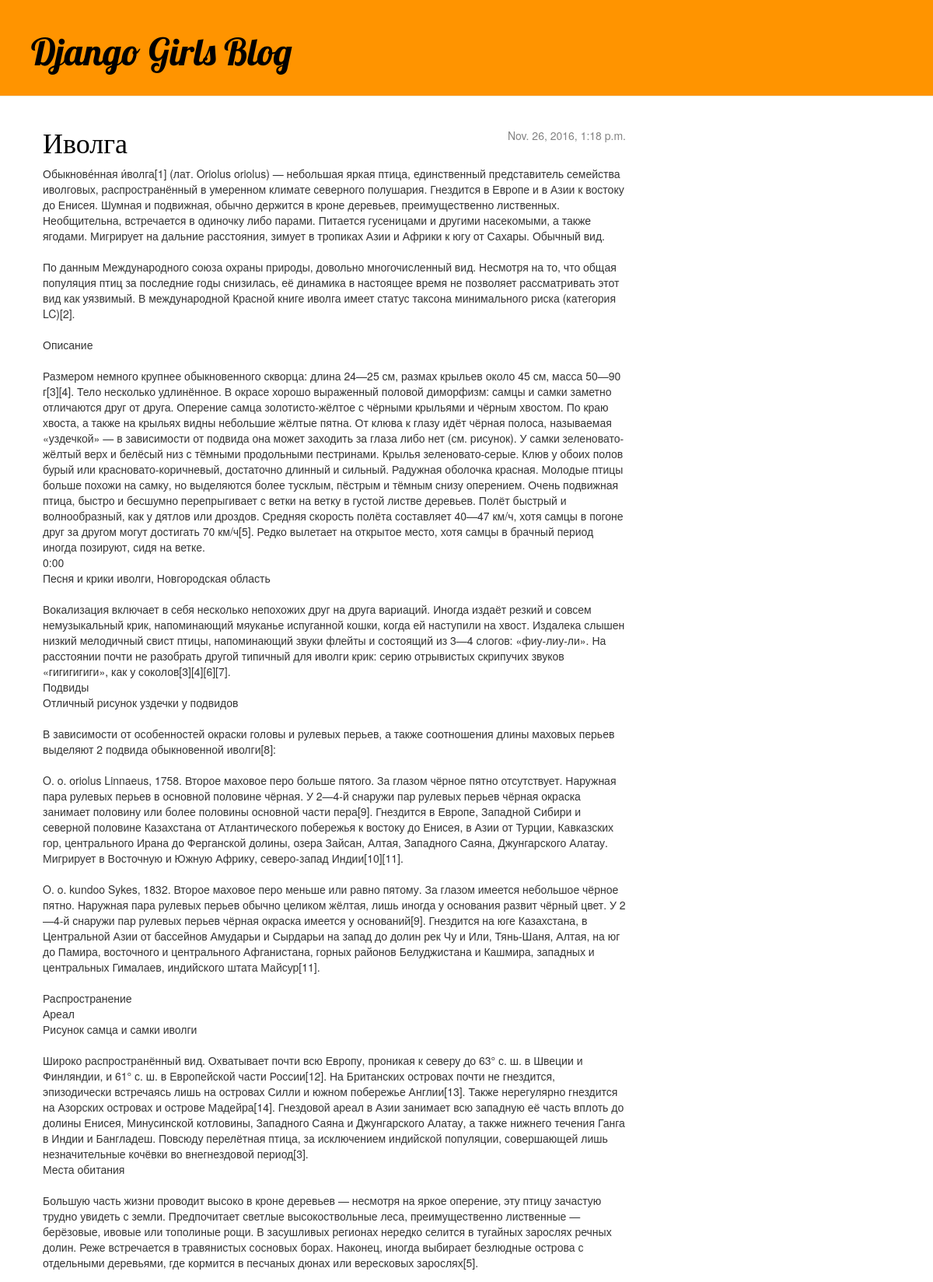
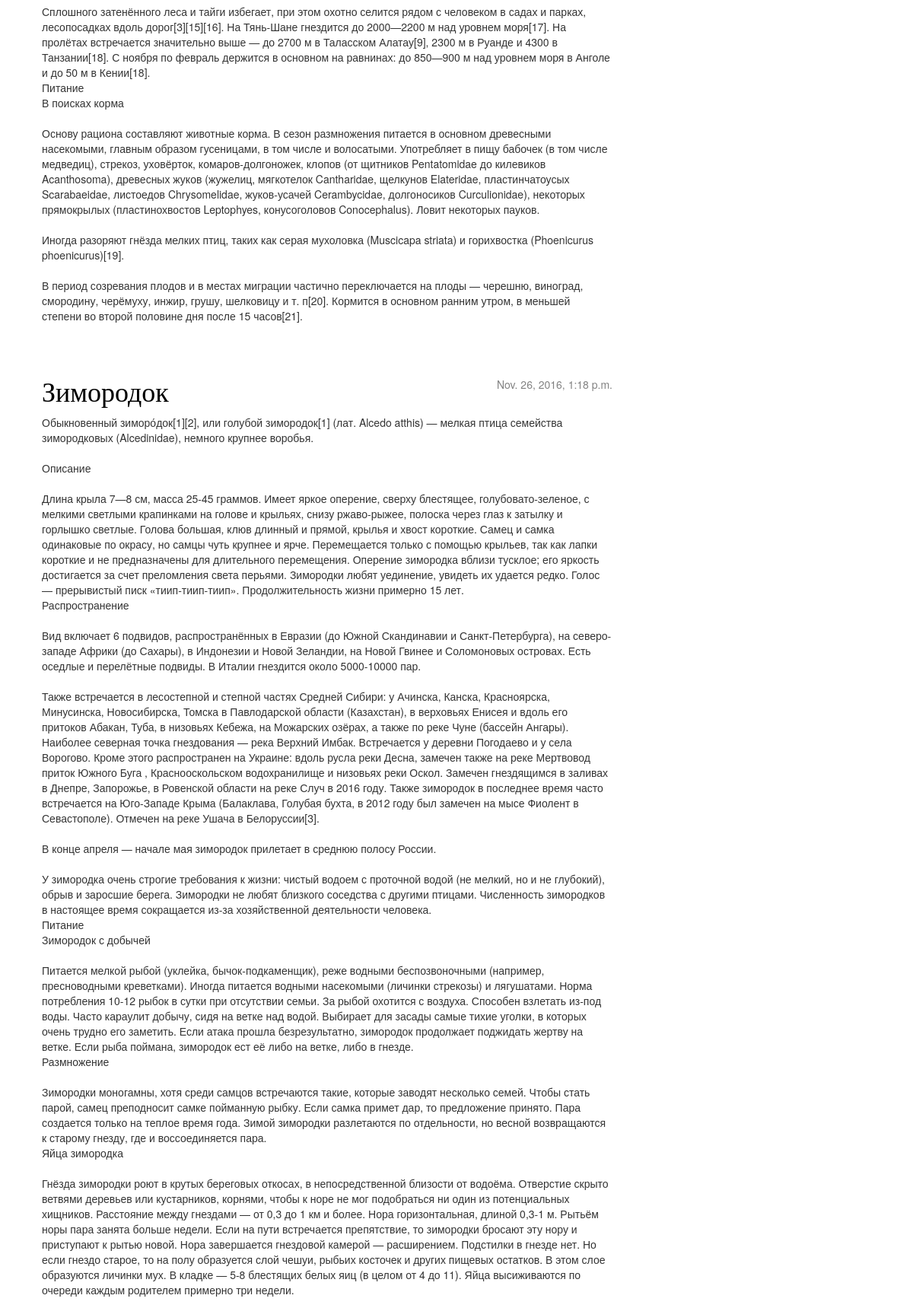
The page / (upper part) on the database its author committed (2 pictures, top to bottom).
### blog/models.py (models this page shows, shortened)
class Post(models.Model):
    author = models.ForeignKey('auth.User')
    title = models.CharField(max_length=200)
    text = models.TextField()
    created_date = models.DateTimeField(
            default=timezone.now)
    published_date = models.DateTimeField(
            blank=True, null=True)

### blog/views.py (the view)
# urls.py: url(r'^$', views.post_list, name='post_list'),
def post_list(request):
    posts = Post.objects.filter(published_date__lte=timezone.now()).order_by('published_date')
    return render(request, 'blog/post_list.html', {'posts': posts})

### blog/templates/blog/post_list.html
    {% extends 'blog/base.html' %}
    {% block content %}
        {% for post in posts %}
            <div class="post">
                <div class="date">
                    {{ post.published_date }}
                </div>
                <h1><a href="{% url 'post_detail' pk=post.pk %}">{{ post.title }}</a></h1>
                <p>{{ post.text|linebreaksbr }}</p>
            </div>
        {% endfor %}
    {% endblock %}

### blog/static/css/blog.css (style rules this page uses)
h1 a { color: #FFFFF4; }
h1, h2, h3, h4 { color: black; font-family: 'Lobster', cursive; }
.date { float: right; color: #828282; }
.post { margin-bottom: 70px; }
.post h1 a, .post h1 a:visited { color: #000000; }

### rows shown on the page
Post: published_date "Nov. 26, 2016, 1:18 p.m.", title "Иволга", text "Обыкнове́нная и́волга[1] (лат. Oriolus oriolus) — небольшая яркая птица, единственный представитель семейства иволговых, распространённый в умеренном климате северного полушария. Гнездится в Европе и в Азии к востоку до Енисея. Шумная и подвижная, обычно держится в кроне деревьев, преимущественно лиственных. Необщительна, встречается в одиночку либо парами. Питается гусеницами и другими насекомыми, а также ягодами. Мигрирует на дальние расстояния, зимует в тропиках Азии и Африки к югу от Сахары. Обычный вид. По данным Международного союза охраны природы, довольно многочисленный вид. Несмотря на то, что общая популяция птиц за последние годы снизилась, её динамика в настоящее время не…"
Post: published_date "Nov. 26, 2016, 1:18 p.m.", title "Зимородок", text "Обыкновенный зиморо́док[1][2], или голубой зимородок[1] (лат. Alcedo atthis) — мелкая птица семейства зимородковых (Alcedinidae), немного крупнее воробья. Описание Длина крыла 7—8 см, масса 25-45 граммов. Имеет яркое оперение, сверху блестящее, голубовато-зеленое, с мелкими светлыми крапинками на голове и крыльях, снизу ржаво-рыжее, полоска через глаз к затылку и горлышко светлые. Голова большая, клюв длинный и прямой, крылья и хвост короткие. Самец и самка одинаковые по окрасу, но самцы чуть крупнее и ярче. Перемещается только с помощью крыльев, так как лапки короткие и не предназначены для длительного перемещения. Оперение зимородка вблизи тусклое; его яркость достигается за счет…"
